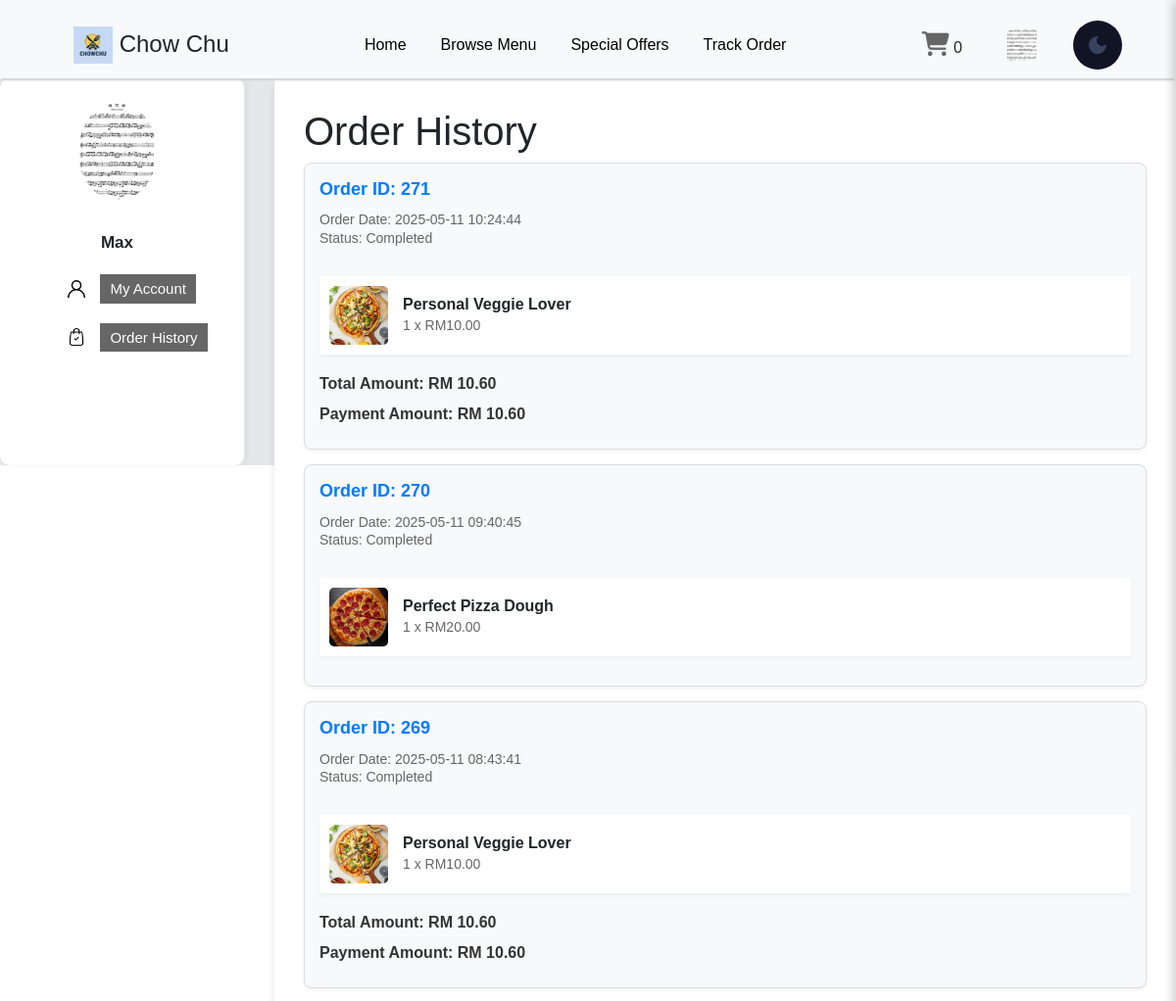
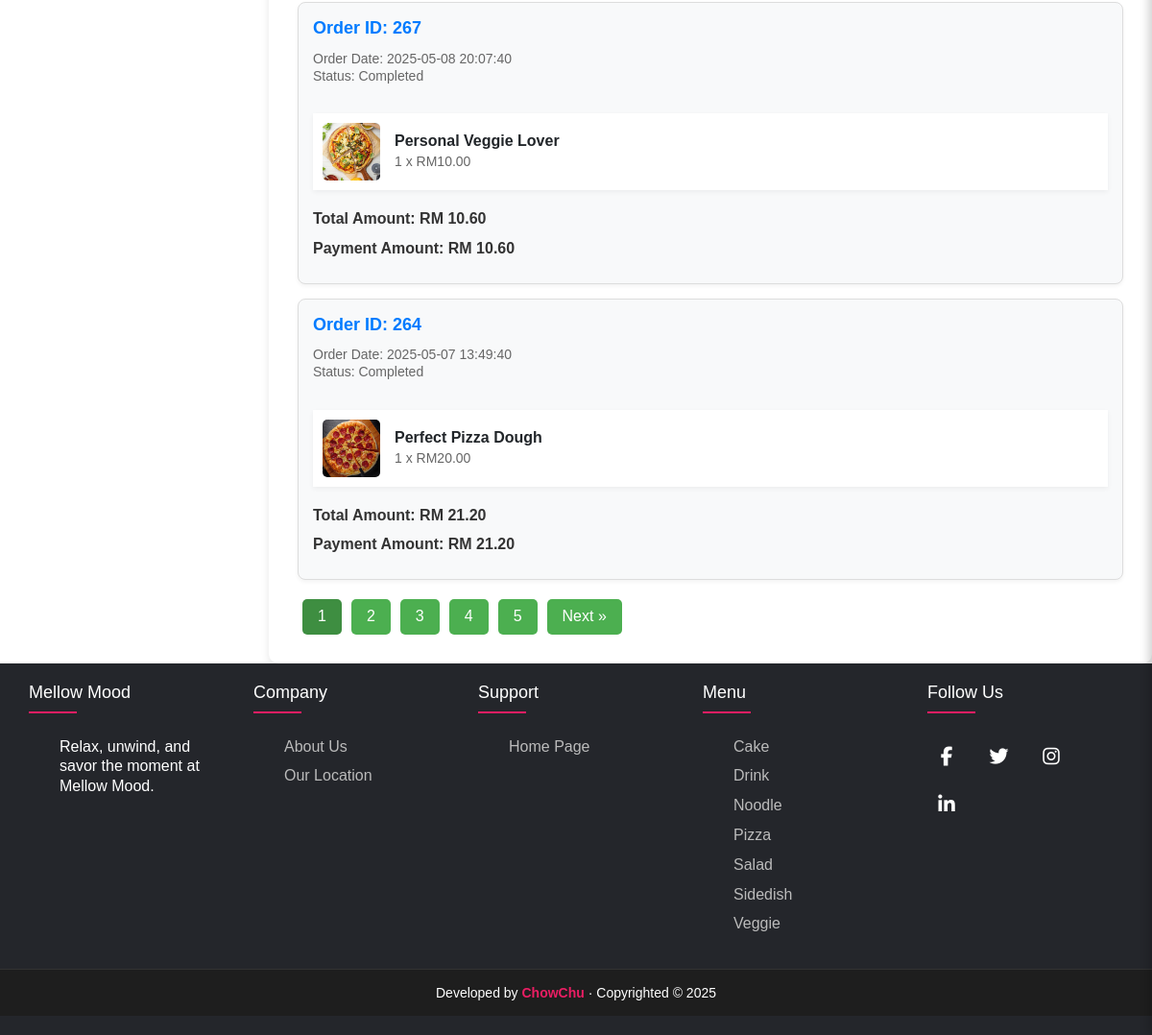
Screenshot of /collaborative/member/orderHistory.php (signed in) with the database file from the repository (2 pictures, top to bottom).
### tables this page shows
CREATE TABLE `student` (
  `studentID` varchar(10) NOT NULL,
  `name` varchar(50) DEFAULT NULL,
  `email` varchar(100) DEFAULT NULL,
  `password` varchar(255) DEFAULT NULL,
  `phone` varchar(15) DEFAULT NULL,
  `cgpa` decimal(3,2) DEFAULT NULL,
  `profileImage` varchar(255) DEFAULT NULL
);

CREATE TABLE `orders` (
  `orderId` int(11) NOT NULL,
  `studentId` varchar(255) DEFAULT NULL,
  `voucherId` int(11) DEFAULT NULL,
  `orderStatus` varchar(255) DEFAULT NULL,
  `orderDate` datetime DEFAULT NULL,
  `subtotal` double DEFAULT NULL,
  `totalAmount` double DEFAULT NULL,
  `discountAmount` decimal(10,2) DEFAULT NULL,
  `orderCreatedAt` timestamp NULL DEFAULT current_timestamp()
);

CREATE TABLE `fooddetail` (
  `id` int(11) NOT NULL,
  `foodId` varchar(255) DEFAULT NULL,
  `foodName` varchar(255) DEFAULT NULL,
  `foodImage` varchar(255) DEFAULT NULL,
  `foodDetail` varchar(255) DEFAULT NULL,
  `price` double DEFAULT NULL,
  `status` varchar(255) DEFAULT NULL,
  `foodType` varchar(30) DEFAULT NULL
);

CREATE TABLE `order_detail` (
  `orderItemId` int(11) NOT NULL,
  `orderId` int(11) DEFAULT NULL,
  `foodId` int(11) DEFAULT NULL,
  `quantity` int(11) DEFAULT NULL,
  `price` double DEFAULT NULL,
  `totalAmount` double DEFAULT NULL
);

CREATE TABLE `payment` (
  `id` int(11) NOT NULL,
  `paymentId` varchar(255) NOT NULL,
  `orderId` int(11) NOT NULL,
  `studentID` varchar(255) NOT NULL,
  `paymentMethod` varchar(50) DEFAULT NULL,
  `paymentStatus` varchar(255) DEFAULT NULL,
  `paymentDate` datetime DEFAULT NULL,
  `amount` decimal(10,2) DEFAULT NULL,
  `transactionReference` varchar(100) DEFAULT NULL,
  `voucherCode` int(11) DEFAULT NULL,
  `discountAmount` decimal(10,2) DEFAULT NULL
);

### collaborative/member/orderHistory.php (the view, shortened to what this page needs)
<?php
require '../component/connect.php';
include '../component/header.php';
if (isset($_SESSION['studentID'])) {
    $_user = $_SESSION;
} else {
    echo "User is not logged in.";
    exit;
}
$page = isset($_GET['page']) ? (int)$_GET['page'] : 1;
$limit = 5;
$offset = ($page - 1) * $limit;
$query = 'SELECT o.orderId, o.orderDate, o.totalAmount, o.orderStatus AS orderStatus,
    oi.foodId, f.foodName, oi.quantity, oi.price AS itemPrice,
    oi.totalAmount AS itemTotalPrice, pay.amount AS paymentAmount, f.foodImage
    FROM orders o
    LEFT JOIN order_detail oi ON o.orderId = oi.orderId
    LEFT JOIN fooddetail f ON oi.foodId = f.id
    LEFT JOIN payment pay ON o.orderId = pay.orderId
    WHERE o.studentId = ? AND o.orderStatus = "Completed"';
$params = [$_user['studentID']];
$query .= ' ORDER BY o.orderId DESC';
$query .= ' LIMIT ' . (int)$limit . ' OFFSET ' . (int)$offset;
$stm = $pdo->prepare($query);
$stm->execute($params);
$result = $stm->fetchAll();
$countQuery = 'SELECT COUNT(DISTINCT o.orderId) AS total FROM orders o WHERE o.studentId = ? AND o.orderStatus = "Completed"';
$countParams = [$_user['studentID']];
$countStmt = $pdo->prepare($countQuery);
$countStmt->execute($countParams);
$totalOrders = $countStmt->fetch()['total'];
$totalPages = ceil($totalOrders / $limit);
?>
<div class="main-content-wrapper">
<div class="account-container">
    <aside class="sidebar">
  <div class="profile-pic">
  <img src="../<?php echo htmlspecialchars($student['profileImage']); ?>" alt="User Icon" />
  <p><?php echo htmlspecialchars($student['name']); ?></p>
</div>
      <nav class="nav-menu">
        <ul>
          <li><img src="../images/account.png" alt=""><a href="../member/account.php" class="none">My Account</a></li>
          <li><img src="../images/order.png" alt=""> <a href="../member/orderHistory.php" class="none">Order History</a></li>
        </ul>
      </nav>
    </aside>
</div>
<div class="track-order-container">
    <h1>Order History</h1>
    <?php
    if (count($result) == 0) {
        echo "<p>You have no past orders. Start shopping now!</p>";
    } else {
        $currentOrderId = null;
        foreach ($result as $row) {
            if ($currentOrderId !== $row['orderId']) {
                if ($currentOrderId !== null) {
                    echo '</div>';
                    echo '</div>';
                    echo '</a>';
                }
                echo '<a href="order_detail.php?orderId=' . htmlspecialchars($row['orderId']) . '" class="order-card-link">';
                echo '<div class="order-card">';
                echo '<div class="order-header">Order ID: ' . htmlspecialchars($row['orderId']) . '</div>';
                echo '<div class="order-info">';
                echo '<div>Order Date: ' . htmlspecialchars($row['orderDate']) . '</div>';
                echo '<div>Status: ' . htmlspecialchars($row['orderStatus']) . '</div>';
                echo '</div>';
                echo '<div class="order-items">';
                $currentOrderId = $row['orderId'];
            }
            echo '<div class="order-item">';
            echo '<img src="' . (!empty($row['foodImage']) ? "../uploaded_files/" . htmlspecialchars($row['foodImage']) : "../uploaded_files/default-image.jpg") . '" alt="Product Image">';
            echo '<div class="item-details">';
            echo '<strong>' . htmlspecialchars($row['foodName']) . '</strong>';
            echo '<span>' . htmlspecialchars($row['quantity']) . ' x RM' . htmlspecialchars(number_format($row['itemPrice'], 2)) . '</span>';
            echo '</div>';
            echo '</div>';
            $nextRow = next($result);
            if (!$nextRow || $currentOrderId !== $nextRow['orderId']) {
                echo '<div class="order-total">';
                echo '<div>Total Amount: RM ' . htmlspecialchars(number_format($row['totalAmount'], 2)) . '</div>';
                echo '<div>Payment Amount: RM ' . htmlspecialchars(number_format($row['paymentAmount'], 2)) . '</div>';
                echo '</div>';
            }
            if ($nextRow) {
                prev($result);
            }
        }
        if ($currentOrderId !== null) {
            echo '</div>';
            echo '</div>';
            echo '</a>';
        }
    }
    ?>
    <div class="pagination">
    <?php
    $range = 5;
    $startPage = max(1, $page - floor($range / 2));
    $endPage = min($totalPages, $startPage + $range - 1);
    for ($i = $startPage; $i <= $endPage; $i++) {
        echo '<a href="?page=' . $i . '" class="' . ($i == $page ? 'active' : '') . '">' . $i . '</a>';
    }
    ?>
    <?php if ($page < $totalPages): ?>
        <a href="?page=<?php echo $page + 1; ?>">Next &raquo;</a>
    <?php endif; ?>
</div>
</div>
</div>
<?php include '../component/footer.php'; ?>

### collaborative/component/header.php (shortened to what this page needs)
<?php
$loggedIn = isset($_SESSION['studentID']);
$studentID = $loggedIn ? $_SESSION['studentID'] : null;
if ($loggedIn) {
    $sql = "SELECT * FROM student WHERE studentID = :studentID";
    $stmt = $pdo->prepare($sql);
    $stmt->bindParam(':studentID', $studentID, PDO::PARAM_STR);
    $stmt->execute();
    if ($stmt->rowCount() === 1) {
        $student = $stmt->fetch(PDO::FETCH_ASSOC);
        $userImage = $student['profileImage'];
    }
}
$uniqueProductCount = 0;
?>
<!DOCTYPE html>
<html lang="en">
<head>
    <link rel="stylesheet" href="../css/header.css">
    <link rel="stylesheet" href="../css/footer.css">
    <link rel="stylesheet" href="../css/main.css">
    <link rel="stylesheet" href="../css/menu.css">
    <link rel="stylesheet" href="../css/cart.css">
    <link rel="stylesheet" href="../css/order.css">
    <link rel="stylesheet" href="../css/trackOrder.css">
    <link rel="stylesheet" href="../css/order_detail.css">
    <link rel="stylesheet" href="../css/account.css">
    <link rel="stylesheet" href="../css/popularFood.css">
    <link href="https://cdnjs.cloudflare.com/ajax/libs/font-awesome/6.4.2/css/all.min.css" rel="stylesheet">
    <link href="https://cdn.jsdelivr.net/npm/bootstrap@5.3.0/dist/css/bootstrap.min.css" rel="stylesheet">
</head>
<body>
    <header>
        <div class="header-container">
        <h1>
            <a href="../index.php">
                <img src="../image/chowChu.png" alt="Mellow Mood Logo" class="logo">
                Chow Chu
            </a>
        </h1>
        <div class="nav-bar">
            <a href="../index.php" class="nav-item home-btn" id="homeBtn">Home</a>
            <a href="../member/menu.php" class="nav-item" id="browseMenuBtn">Browse Menu</a>
            <a href="../member/specialOffers.php" class="nav-item" id="specialOffersBtn">Special Offers</a>
            <a href="../member/trackOrder.php" class="nav-item" id="trackOrderBtn">Track Order</a>
        </div>
            <div class="header-icons">
                <a href="#" id="cartButton">
                    <i class="fa fa-shopping-cart"></i>
                    <span class="item_count"><?php echo isset($uniqueProductCount) ? $uniqueProductCount : 0; ?></span>
                </a>
                <div class="user-dropdown">
                    <span id="user-text">
                        <?php if (isset($_SESSION['studentID']) && !empty($_SESSION['studentID'])): ?>
                            <a href="" class="logout-btn" id="profile-btn">
                            <?php
                                $userImagePath = isset($userImage) && !empty($userImage) ? "../" . $userImage : "../images/default-image.jpg";
                            ?>
                            <img src="<?php echo htmlspecialchars($userImagePath); ?>" alt="Profile Image" class="profile-img">
                            </a>
                        <?php endif; ?>
                    </span>
                </div>
                <button id="theme-switch" class="darkmode">
                    <svg xmlns="http://www.w3.org/2000/svg" height="24px" viewBox="0 -960 960 960" width="24px"><path d="M480-120q-150 0-255-105T120-480q0-150 105-255t255-105q14 0 27.5 1t26.5 3q-41 29-65.5 75.5T444-660q0 90 63 153t153 63q55 0 101-24.5t75-65.5q2 13 3 26.5t1 27.5q0 150-105 255T480-120Z"/></svg>
                </button>
            </div>
        </div>
    </header>
</body>
</html>

### rows the page displays
student: profileImage (picture), name "Max"
orders: orderId "271", orderDate "2025-05-11 10:24:44", orderStatus "Completed", fooddetail.foodImage (picture), fooddetail.foodName "Personal Veggie Lover", order_detail.quantity "1", order_detail.price "10.00", totalAmount "10.60", payment.amount "10.60"
orders: orderId "270", orderDate "2025-05-11 09:40:45", orderStatus "Completed", fooddetail.foodImage (picture), fooddetail.foodName "Perfect Pizza Dough", order_detail.quantity "1", order_detail.price "20.00"
orders: orderId "269", orderDate "2025-05-11 08:43:41", orderStatus "Completed", fooddetail.foodImage (picture), fooddetail.foodName "Personal Veggie Lover", order_detail.quantity "1", order_detail.price "10.00", totalAmount "10.60", payment.amount "10.60"
orders: orderId "267", orderDate "2025-05-08 20:07:40", orderStatus "Completed", fooddetail.foodImage (picture), fooddetail.foodName "Personal Veggie Lover", order_detail.quantity "1", order_detail.price "10.00", totalAmount "10.60", payment.amount "10.60"
orders: orderId "264", orderDate "2025-05-07 13:49:40", orderStatus "Completed", fooddetail.foodImage (picture), fooddetail.foodName "Perfect Pizza Dough", order_detail.quantity "1", order_detail.price "20.00", totalAmount "21.20", payment.amount "21.20"

### other values shown
$uniqueProductCount "0"
$type "Cake"
$type "Drink"
$type "Noodle"
$type "Pizza"
$type "Salad"
$type "Sidedish"
$type "Veggie"
